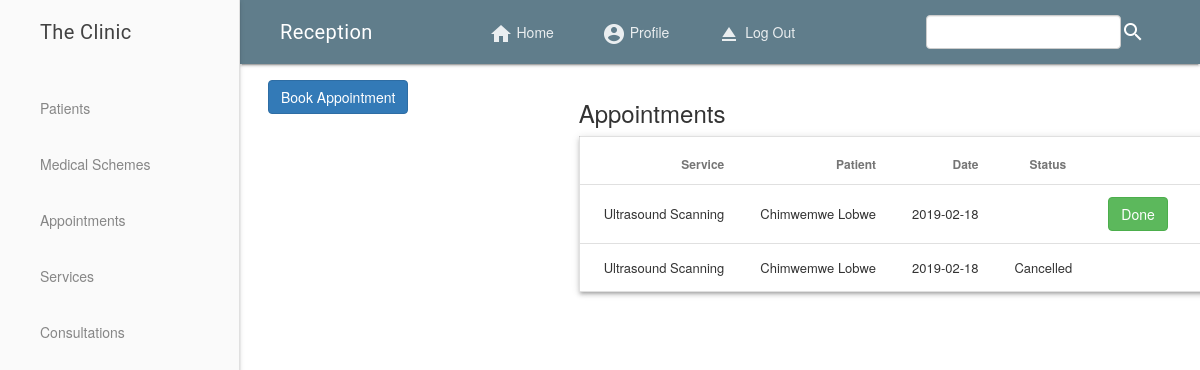
The app's page /reception/appointment.php with its own data.
### tables this page shows
CREATE TABLE `appointments` (
  `app_id` int(11) NOT NULL,
  `service_id` int(11) NOT NULL,
  `patient_id` int(11) NOT NULL,
  `patient_name` varchar(30) DEFAULT NULL,
  `appointment_day` date DEFAULT NULL,
  `status` varchar(20) DEFAULT NULL,
  `reminder` date DEFAULT NULL
);

CREATE TABLE `services` (
  `service_id` int(11) NOT NULL,
  `service_name` varchar(30) NOT NULL,
  `charge` int(10) NOT NULL
);

### reception/appointment.php (the view, shortened to what this page needs)
<?php
include "header.php";
?>
<main class="mdl-layout__content" style="padding-left: 1%;" id="home">
	<div class="mdl-grid">
		<div class="mdl-cell mdl-cell--4-col">
 	<input type='button' class='btn btn-primary' value='Book Appointment' id='ubutton'/>
</div>
<div class="mdl-cell mdl-cell--6-col">
<h3> Appointments </h3>
	<?php
		$apps = mysqli_query($db, "SELECT CONCAT(patients.fname, ' ', patients.lname) AS patient, services.service_name AS services, appointments.app_id AS id, appointments.appointment_day AS day, appointments.status FROM patients, services, appointments WHERE patients.patient_id = appointments.patient_id AND services.service_id = appointments.service_id ORDER BY appointments.appointment_day DESC");
		if($apps){
			echo "<table class='mdl-data-table mdl-js-data-table mdl-shadow--3dp'>
			<thead>
			<tr>
			<th> Service</th>
			<th> Patient </th>
			<th> Date </th>
			<th> Status </th>
			</tr> </thead> ";
			while ($approws = mysqli_fetch_assoc($apps)) {
				$id = $approws['id'];
				echo "<tbody>";
				echo"<tr>";
				echo "<td class='mdl-data-table__cell--non-numeric' data-id1='".$approws['id']."'>". $approws['services'] . "</td>";
				echo "<td class='mdl-data-table__cell--non-numeric' data-id2='".$approws['id']."'>". $approws['patient'] . "</td>";
				echo "<td class='mdl-data-table__cell--non-numeric' data-id3='".$approws['id']."'>". $approws['day'] . "</td>";
				echo "<td class='mdl-data-table__cell--non-numeric' data-id4='".$approws['id']."'>". $approws['status'] . "</td>";
				echo "<td>"; if(empty($approws['status'])) { echo "<a class='btn btn-success' href='appointment.php?done=$id'> Done </a> </td>"; echo "<td><a class='btn btn-danger' href='appointment.php?cancel=$id'> Cancel </a>";}"</td> ";
				echo "</tr>";
			}
			echo "</tbody>";
			echo "</table>";
		}
	?>
</div>

### records on screen
appointments: service.service_name "Ultrasound Scanning", patient "Chimwemwe Lobwe", appointment_day "2019-02-18"
appointments: service.service_name "Ultrasound Scanning", patient "Chimwemwe Lobwe", appointment_day "2019-02-18", status "Cancelled"
